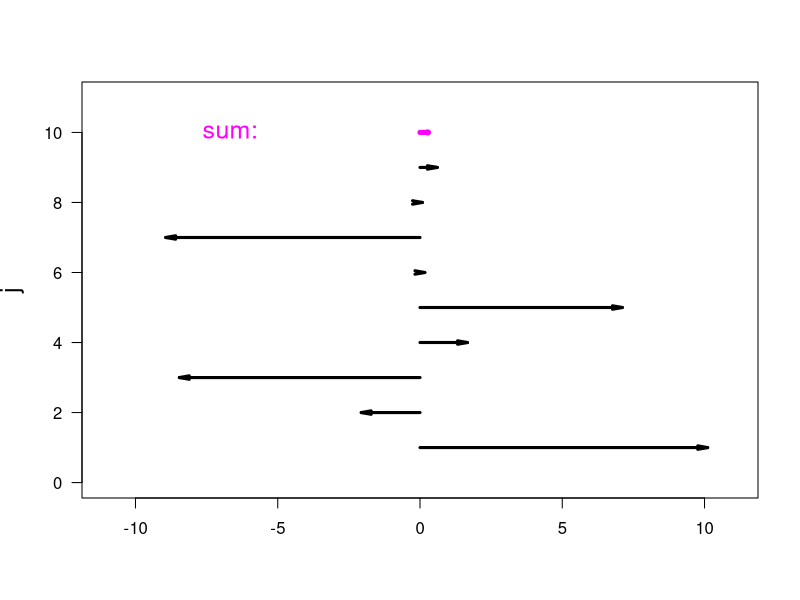

Source code (R):
print('file: AcetyleneCompensation.R')
print(date())
# acetylene data: X1, X3 strongly anticorrelated
# -------------------------------------------
# (1) = observed data (Yo,X1o,X2o,X3o) and quadratic predictors
Yo = c(49.0,50.2,50.5,48.5,47.5,44.5,28.0,31.5,34.5,35.0,38.0,38.5,15.0,17.0,20.5,29.5)
X1o = c(1300,1300,1300,1300,1300,1300,1200,1200,1200,1200,1200,1200,1100,1100,1100,1100)
X2o = c(7.5,9.0,11.0,13.5,17.0,23.0,5.3,7.5,11.0,13.5,17.0,23.0,5.3,7.5,11.0,17.0)
X3o = c(12,12,11.5,13,13.5,12,40,38,32,26,34,41,84,98,92,86)/1000
X4o = X1o*X2o; X5o = X1o*X3o; X6o = X2o*X3o
X7o = X1o^2; X8o = X2o^2; X9o = X3o^2
LYo = length(Yo)   # sample size
NoP = 9            # number of predictors
# -------------------------------------------
# (2) Unit length scaling:
Xo = matrix(data=c(X1o,X2o,X3o,X4o,X5o,X6o,X7o,X8o,X9o),nrow=LYo,ncol=NoP)
# Unit length scaling = subtract mean (centering) and divide by square root of sum of squares
X = matrix(data=NA,nrow=LYo,ncol=NoP)
n = NoP
meanX = numeric(n); SX = numeric(n)
for(j in 1:NoP) {q = Xo[,j]; xj = (q-mean(q))/sqrt(sum((q-mean(q))^2)); 
X[,j] = xj; meanX[j] = mean(q); SX[j] = sqrt(sum( (q-mean(q))^2 ))}
meanY = mean(Yo)
SY = sqrt(sum((Yo-meanY)^2))
y = (Yo-meanY)/SY
# -------------------------------------------
# (3a) MLR of original data using lm():
outLMo = lm(Yo ~ Xo)
InterceptEsto = outLMo$coefficients[1]
bEsto = outLMo$coefficients[2:(NoP+1)]
# (3b) MLR of scaled data using lm():
outLMs = lm(y ~ X)
betaEst1 = outLMs$coefficients[2:(NoP+1)]
# (3c) MLR of scaled data: pedestrian way
XX = t(X)%*%X             # correlation matrix
XXI = solve(XX)           # inverse of X'X
betaEst2 = XXI%*%t(X)%*%y  # least squares solution = slopes for scaled data
# -------------------------------------------
# (4) Convert from slopes for scaled data to slopes for original data:
bA = betaEst2/SX
cA = -betaEst2*meanX/SX
bEst2 = betaEst2/SX*SY
InterceptEst2 = sum(cA)*SY+meanY # intercept for original data
# -------------------------------------------
# (5) Multicollinearity diagnostics:
# (5a) Largest absolute correlation:
offdiagmax = -1; ioff = 0; joff = 0 # dummy values
for(i in 1:n) {
  for(j in 1:n) {if(i != j) {
    if (abs(XX[i,j]) > offdiagmax) {
      offdiagmax = abs(XX[i,j]); ioff = i; joff = j}}}
}
# -------------------------------------------
# (5b) Variance inflation factors (VIFs):
VIFs = diag(XXI)
# How many VIFs are > 10? Maximum of the VIFs?
nVIFsL10 = 0
for(j in 1:NoP) if (VIFs[j] > 10) nVIFsL10 = nVIFsL10 + 1
maxVIFs = max(VIFs) # maximum variance inflation factor
# -------------------------------------------
# (5c) Eigensystem analysis of the correlation matrix XX
#      -> eigenvalues lambda_j
#      -> condition number: kappa = lambda_max/lambda_min
outEV = eigen(XX,symmetric=T)
lambda = outEV$values           # eigen values
kappa = max(lambda)/min(lambda) # condition number
# -------------------------------------------
# (5d) Condition number of X'
outSVD = svd(X)
muj = outSVD$d          # singular values
eta = max(muj)/min(muj) # maximum ratio of singular values
# -------------------------------------------
r13o = cor(X1o,X3o) # correlation
# -------------------------------------------
sflag = 11
if (sflag == 11) {
  # png('AcetyleneCompensation170626.png',width=16,height=16,units='cm',res=300)
  plot(x=NA,y=NA,type='l',lwd=3,col='blue',xlab='',ylab='j',las=1,
       ylim=c(0,NoP+2),xlim=c(-11,11),cex.lab=1.5)
  yp = 0; 
  for(j in 1:NoP) {xa = c(0,j); xa[1] = betaEst1[j]*X[1,j]; 
  arrows(0,j,xa[1],xa[2],col='black',code=2,angle=10,length=0.1,lwd=3); 
  yp = yp+xa[1]}
  arrows(0,NoP+1,yp,NoP+1,col='magenta',code=2,angle=30,lwd=5,length=0.01)
  text(-8,10,'sum: ',col='magenta',pos=4,cex=1.5)
  # dev.off()
}
# -----------------------------------------------------------------------------
# Remarks:
# Calculation of the correlation matrix: XX = t(X)%*%X
#   t(X) is the transpose of the matrix X, i.e. all elements x_ij replaced by x_ji
#   The product between two matrices (or matrix and vector) is performed by 
#   applying %*%: C = A%*%C. When A is a k times n matrix and B is A n times m
#   matrix, C is a k times m matrix (when m = 1, B is a vector of length n).
# Inverse matrix:
#   The R routine solve() calculates the inverse of a matrix.
# Extract diagonal values from a matrix:
#   R routine diag(); when A is a n times n matrix, diag(A) generates a vector of length n
# Eigenvalues of a matrix:
#   R routine eigen(); if you know that the matrix A is symmetric you should
#      specify the symmetry parameter: symmetric=TRUE; leads to faster and 
#      more reliable solution
# Singular value decomposition (SVD):
#   R routine svd() with matrix X as argument; X = U * D * V^T
#   The matrices U, D, V can be accessed as follows:
#   out = svd(X)
#   U = out$u; d = out$d; V = out$v
#   Note that d is a vector because the D-matrix is diagonal; it contains the
#        singular values.
#      
# -----------------------------------------------------------------------------
print('Results of analysis:')
print(c(round(offdiagmax,4),'largest offdiagonal absolute correlation'))
print(c(round(maxVIFs),'maximum variance inflation factor'))
print(c(round(kappa),'condition number (maximum ratio of eigenvalues)'))
print(c(round(eta),'maximum ratio of singular values'))
print(c(round(r13o,2),'strong anticorrelation between 1. and 3. predictor'))
# ----------------------------------------------------------------------------- 
# 'file: AcetyleneCompensation.R'
# 'Wed Dec 14 15:28:41 2022'
# 'Results of analysis:'
# '0.9997'   'largest offdiagonal absolute correlation'
# '2856749'  'maximum variance inflation factor'
# '50202670' 'condition number (maximum ratio of eigenvalues)'
# '7085'     'maximum ratio of singular values'
# '-0.96'    'strong anticorrelation between 1. and 3. predictor'
# -----------------------------------------------------------------------------
